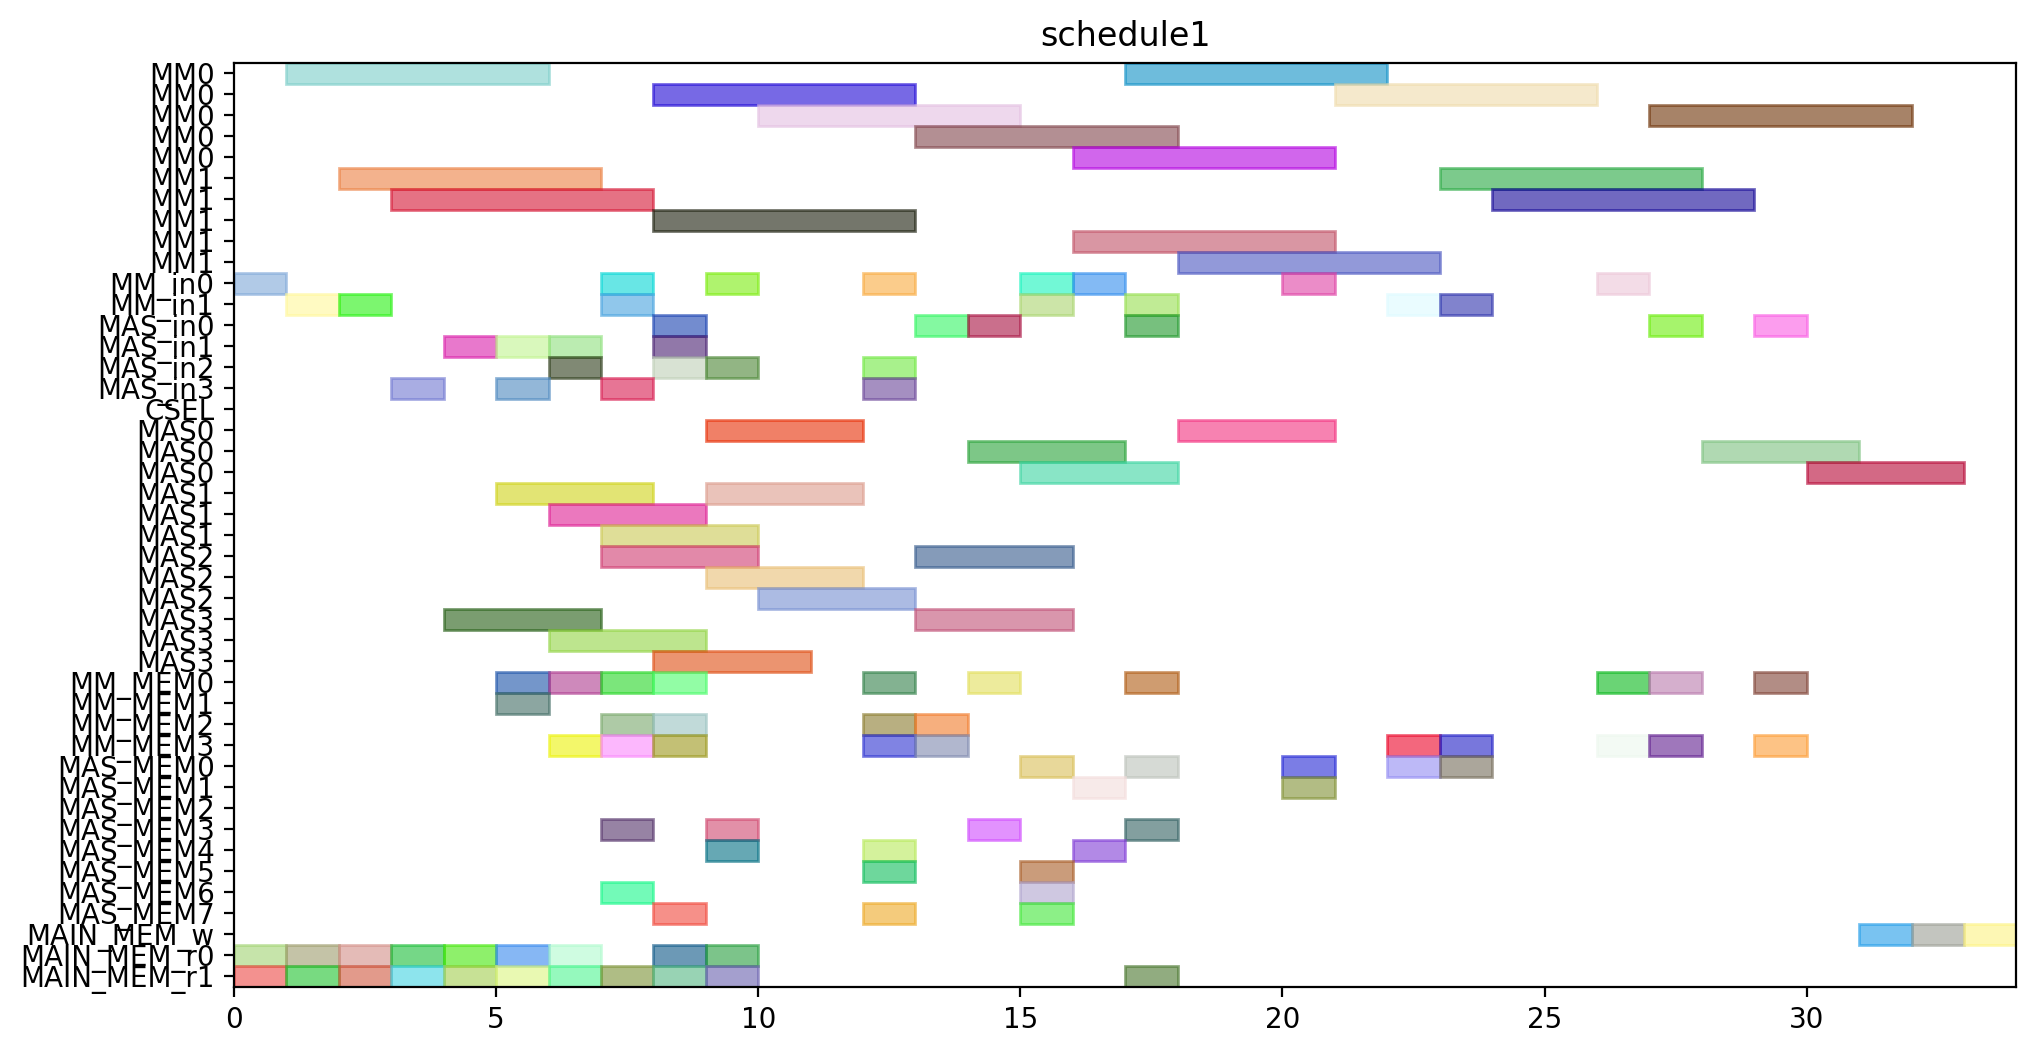

Generate this figure with Python:
from pyschedule import Scenario, solvers, plotters, alt


def solve():
	horizon = 146
	S = Scenario("schedule1", horizon=horizon)

	# resource
	MM = S.Resources('MM', num=2, size=5)
	MM_in = S.Resources('MM_in', num=2)
	MAS_in = S.Resources('MAS_in', num=4)
	CSEL = S.Resource('CSEL')
	MAS = S.Resources('MAS', num=4, size=3, periods=range(1, horizon))
	MM_MEM = S.Resources('MM_MEM', num=4)
	MAS_MEM = S.Resources('MAS_MEM', num=8)
	MAIN_MEM_w = S.Resource('MAIN_MEM_w', size=1)
	MAIN_MEM_r = S.Resources('MAIN_MEM_r', num=2)

	# result of previous scheduling
	t0_in = S.Task('t0_in', length=1, delay_cost=1)
	S += t0_in >= 0
	t0_in += MM_in[0]

	t0_mem0 = S.Task('t0_mem0', length=1, delay_cost=1)
	S += t0_mem0 >= 0
	t0_mem0 += MAIN_MEM_r[0]

	t0_mem1 = S.Task('t0_mem1', length=1, delay_cost=1)
	S += t0_mem1 >= 0
	t0_mem1 += MAIN_MEM_r[1]

	t0 = S.Task('t0', length=5, delay_cost=1)
	S += t0 >= 1
	t0 += MM[0]

	t2_in = S.Task('t2_in', length=1, delay_cost=1)
	S += t2_in >= 1
	t2_in += MM_in[1]

	t2_mem0 = S.Task('t2_mem0', length=1, delay_cost=1)
	S += t2_mem0 >= 1
	t2_mem0 += MAIN_MEM_r[0]

	t2_mem1 = S.Task('t2_mem1', length=1, delay_cost=1)
	S += t2_mem1 >= 1
	t2_mem1 += MAIN_MEM_r[1]

	t1_in = S.Task('t1_in', length=1, delay_cost=1)
	S += t1_in >= 2
	t1_in += MM_in[1]

	t1_mem0 = S.Task('t1_mem0', length=1, delay_cost=1)
	S += t1_mem0 >= 2
	t1_mem0 += MAIN_MEM_r[0]

	t1_mem1 = S.Task('t1_mem1', length=1, delay_cost=1)
	S += t1_mem1 >= 2
	t1_mem1 += MAIN_MEM_r[1]

	t2 = S.Task('t2', length=5, delay_cost=1)
	S += t2 >= 2
	t2 += MM[1]

	t1 = S.Task('t1', length=5, delay_cost=1)
	S += t1 >= 3
	t1 += MM[1]

	t3_in = S.Task('t3_in', length=1, delay_cost=1)
	S += t3_in >= 3
	t3_in += MAS_in[3]

	t3_mem0 = S.Task('t3_mem0', length=1, delay_cost=1)
	S += t3_mem0 >= 3
	t3_mem0 += MAIN_MEM_r[0]

	t3_mem1 = S.Task('t3_mem1', length=1, delay_cost=1)
	S += t3_mem1 >= 3
	t3_mem1 += MAIN_MEM_r[1]

	t3 = S.Task('t3', length=3, delay_cost=1)
	S += t3 >= 4
	t3 += MAS[3]

	t4_in = S.Task('t4_in', length=1, delay_cost=1)
	S += t4_in >= 4
	t4_in += MAS_in[1]

	t4_mem0 = S.Task('t4_mem0', length=1, delay_cost=1)
	S += t4_mem0 >= 4
	t4_mem0 += MAIN_MEM_r[0]

	t4_mem1 = S.Task('t4_mem1', length=1, delay_cost=1)
	S += t4_mem1 >= 4
	t4_mem1 += MAIN_MEM_r[1]

	t14_in = S.Task('t14_in', length=1, delay_cost=1)
	S += t14_in >= 5
	t14_in += MAS_in[1]

	t14_mem0 = S.Task('t14_mem0', length=1, delay_cost=1)
	S += t14_mem0 >= 5
	t14_mem0 += MAIN_MEM_r[0]

	t14_mem1 = S.Task('t14_mem1', length=1, delay_cost=1)
	S += t14_mem1 >= 5
	t14_mem1 += MAIN_MEM_r[1]

	t18_in = S.Task('t18_in', length=1, delay_cost=1)
	S += t18_in >= 5
	t18_in += MAS_in[3]

	t18_mem0 = S.Task('t18_mem0', length=1, delay_cost=1)
	S += t18_mem0 >= 5
	t18_mem0 += MM_MEM[0]

	t18_mem1 = S.Task('t18_mem1', length=1, delay_cost=1)
	S += t18_mem1 >= 5
	t18_mem1 += MM_MEM[1]

	t4 = S.Task('t4', length=3, delay_cost=1)
	S += t4 >= 5
	t4 += MAS[1]

	t13_in = S.Task('t13_in', length=1, delay_cost=1)
	S += t13_in >= 6
	t13_in += MAS_in[2]

	t13_mem0 = S.Task('t13_mem0', length=1, delay_cost=1)
	S += t13_mem0 >= 6
	t13_mem0 += MAIN_MEM_r[0]

	t13_mem1 = S.Task('t13_mem1', length=1, delay_cost=1)
	S += t13_mem1 >= 6
	t13_mem1 += MAIN_MEM_r[1]

	t14 = S.Task('t14', length=3, delay_cost=1)
	S += t14 >= 6
	t14 += MAS[1]

	t16_in = S.Task('t16_in', length=1, delay_cost=1)
	S += t16_in >= 6
	t16_in += MAS_in[1]

	t16_mem0 = S.Task('t16_mem0', length=1, delay_cost=1)
	S += t16_mem0 >= 6
	t16_mem0 += MM_MEM[0]

	t16_mem1 = S.Task('t16_mem1', length=1, delay_cost=1)
	S += t16_mem1 >= 6
	t16_mem1 += MM_MEM[3]

	t18 = S.Task('t18', length=3, delay_cost=1)
	S += t18 >= 6
	t18 += MAS[3]

	t13 = S.Task('t13', length=3, delay_cost=1)
	S += t13 >= 7
	t13 += MAS[2]

	t16 = S.Task('t16', length=3, delay_cost=1)
	S += t16 >= 7
	t16 += MAS[1]

	t20_in = S.Task('t20_in', length=1, delay_cost=1)
	S += t20_in >= 7
	t20_in += MM_in[1]

	t20_mem0 = S.Task('t20_mem0', length=1, delay_cost=1)
	S += t20_mem0 >= 7
	t20_mem0 += MM_MEM[2]

	t20_mem1 = S.Task('t20_mem1', length=1, delay_cost=1)
	S += t20_mem1 >= 7
	t20_mem1 += MAIN_MEM_r[1]

	t5_in = S.Task('t5_in', length=1, delay_cost=1)
	S += t5_in >= 7
	t5_in += MM_in[0]

	t5_mem0 = S.Task('t5_mem0', length=1, delay_cost=1)
	S += t5_mem0 >= 7
	t5_mem0 += MAS_MEM[6]

	t5_mem1 = S.Task('t5_mem1', length=1, delay_cost=1)
	S += t5_mem1 >= 7
	t5_mem1 += MAS_MEM[3]

	t6_in = S.Task('t6_in', length=1, delay_cost=1)
	S += t6_in >= 7
	t6_in += MAS_in[3]

	t6_mem0 = S.Task('t6_mem0', length=1, delay_cost=1)
	S += t6_mem0 >= 7
	t6_mem0 += MM_MEM[0]

	t6_mem1 = S.Task('t6_mem1', length=1, delay_cost=1)
	S += t6_mem1 >= 7
	t6_mem1 += MM_MEM[3]

	t11_in = S.Task('t11_in', length=1, delay_cost=1)
	S += t11_in >= 8
	t11_in += MAS_in[1]

	t11_mem0 = S.Task('t11_mem0', length=1, delay_cost=1)
	S += t11_mem0 >= 8
	t11_mem0 += MM_MEM[2]

	t11_mem1 = S.Task('t11_mem1', length=1, delay_cost=1)
	S += t11_mem1 >= 8
	t11_mem1 += MM_MEM[3]

	t19_in = S.Task('t19_in', length=1, delay_cost=1)
	S += t19_in >= 8
	t19_in += MAS_in[0]

	t19_mem0 = S.Task('t19_mem0', length=1, delay_cost=1)
	S += t19_mem0 >= 8
	t19_mem0 += MM_MEM[0]

	t19_mem1 = S.Task('t19_mem1', length=1, delay_cost=1)
	S += t19_mem1 >= 8
	t19_mem1 += MAS_MEM[7]

	t20 = S.Task('t20', length=5, delay_cost=1)
	S += t20 >= 8
	t20 += MM[1]

	t5 = S.Task('t5', length=5, delay_cost=1)
	S += t5 >= 8
	t5 += MM[0]

	t6 = S.Task('t6', length=3, delay_cost=1)
	S += t6 >= 8
	t6 += MAS[3]

	t8_in = S.Task('t8_in', length=1, delay_cost=1)
	S += t8_in >= 8
	t8_in += MAS_in[2]

	t8_mem0 = S.Task('t8_mem0', length=1, delay_cost=1)
	S += t8_mem0 >= 8
	t8_mem0 += MAIN_MEM_r[0]

	t8_mem1 = S.Task('t8_mem1', length=1, delay_cost=1)
	S += t8_mem1 >= 8
	t8_mem1 += MAIN_MEM_r[1]

	t11 = S.Task('t11', length=3, delay_cost=1)
	S += t11 >= 9
	t11 += MAS[1]

	t15_in = S.Task('t15_in', length=1, delay_cost=1)
	S += t15_in >= 9
	t15_in += MM_in[0]

	t15_mem0 = S.Task('t15_mem0', length=1, delay_cost=1)
	S += t15_mem0 >= 9
	t15_mem0 += MAS_MEM[4]

	t15_mem1 = S.Task('t15_mem1', length=1, delay_cost=1)
	S += t15_mem1 >= 9
	t15_mem1 += MAS_MEM[3]

	t19 = S.Task('t19', length=3, delay_cost=1)
	S += t19 >= 9
	t19 += MAS[0]

	t8 = S.Task('t8', length=3, delay_cost=1)
	S += t8 >= 9
	t8 += MAS[2]

	t9_in = S.Task('t9_in', length=1, delay_cost=1)
	S += t9_in >= 9
	t9_in += MAS_in[2]

	t9_mem0 = S.Task('t9_mem0', length=1, delay_cost=1)
	S += t9_mem0 >= 9
	t9_mem0 += MAIN_MEM_r[0]

	t9_mem1 = S.Task('t9_mem1', length=1, delay_cost=1)
	S += t9_mem1 >= 9
	t9_mem1 += MAIN_MEM_r[1]

	t15 = S.Task('t15', length=5, delay_cost=1)
	S += t15 >= 10
	t15 += MM[0]

	t9 = S.Task('t9', length=3, delay_cost=1)
	S += t9 >= 10
	t9 += MAS[2]

	t10_in = S.Task('t10_in', length=1, delay_cost=1)
	S += t10_in >= 12
	t10_in += MM_in[0]

	t10_mem0 = S.Task('t10_mem0', length=1, delay_cost=1)
	S += t10_mem0 >= 12
	t10_mem0 += MAS_MEM[4]

	t10_mem1 = S.Task('t10_mem1', length=1, delay_cost=1)
	S += t10_mem1 >= 12
	t10_mem1 += MAS_MEM[5]

	t22_in = S.Task('t22_in', length=1, delay_cost=1)
	S += t22_in >= 12
	t22_in += MAS_in[2]

	t22_mem0 = S.Task('t22_mem0', length=1, delay_cost=1)
	S += t22_mem0 >= 12
	t22_mem0 += MM_MEM[2]

	t22_mem1 = S.Task('t22_mem1', length=1, delay_cost=1)
	S += t22_mem1 >= 12
	t22_mem1 += MM_MEM[3]

	t7_in = S.Task('t7_in', length=1, delay_cost=1)
	S += t7_in >= 12
	t7_in += MAS_in[3]

	t7_mem0 = S.Task('t7_mem0', length=1, delay_cost=1)
	S += t7_mem0 >= 12
	t7_mem0 += MM_MEM[0]

	t7_mem1 = S.Task('t7_mem1', length=1, delay_cost=1)
	S += t7_mem1 >= 12
	t7_mem1 += MAS_MEM[7]

	t10 = S.Task('t10', length=5, delay_cost=1)
	S += t10 >= 13
	t10 += MM[0]

	t21_in = S.Task('t21_in', length=1, delay_cost=1)
	S += t21_in >= 13
	t21_in += MAS_in[0]

	t21_mem0 = S.Task('t21_mem0', length=1, delay_cost=1)
	S += t21_mem0 >= 13
	t21_mem0 += MM_MEM[2]

	t21_mem1 = S.Task('t21_mem1', length=1, delay_cost=1)
	S += t21_mem1 >= 13
	t21_mem1 += MM_MEM[3]

	t22 = S.Task('t22', length=3, delay_cost=1)
	S += t22 >= 13
	t22 += MAS[2]

	t7 = S.Task('t7', length=3, delay_cost=1)
	S += t7 >= 13
	t7 += MAS[3]

	t17_in = S.Task('t17_in', length=1, delay_cost=1)
	S += t17_in >= 14
	t17_in += MAS_in[0]

	t17_mem0 = S.Task('t17_mem0', length=1, delay_cost=1)
	S += t17_mem0 >= 14
	t17_mem0 += MM_MEM[0]

	t17_mem1 = S.Task('t17_mem1', length=1, delay_cost=1)
	S += t17_mem1 >= 14
	t17_mem1 += MAS_MEM[3]

	t21 = S.Task('t21', length=3, delay_cost=1)
	S += t21 >= 14
	t21 += MAS[0]

	t17 = S.Task('t17', length=3, delay_cost=1)
	S += t17 >= 15
	t17 += MAS[0]

	t25_in = S.Task('t25_in', length=1, delay_cost=1)
	S += t25_in >= 15
	t25_in += MM_in[0]

	t25_mem0 = S.Task('t25_mem0', length=1, delay_cost=1)
	S += t25_mem0 >= 15
	t25_mem0 += MAS_MEM[6]

	t25_mem1 = S.Task('t25_mem1', length=1, delay_cost=1)
	S += t25_mem1 >= 15
	t25_mem1 += MAS_MEM[5]

	t28_in = S.Task('t28_in', length=1, delay_cost=1)
	S += t28_in >= 15
	t28_in += MM_in[1]

	t28_mem0 = S.Task('t28_mem0', length=1, delay_cost=1)
	S += t28_mem0 >= 15
	t28_mem0 += MAS_MEM[0]

	t28_mem1 = S.Task('t28_mem1', length=1, delay_cost=1)
	S += t28_mem1 >= 15
	t28_mem1 += MAS_MEM[7]

	t25 = S.Task('t25', length=5, delay_cost=1)
	S += t25 >= 16
	t25 += MM[0]

	t27_in = S.Task('t27_in', length=1, delay_cost=1)
	S += t27_in >= 16
	t27_in += MM_in[0]

	t27_mem0 = S.Task('t27_mem0', length=1, delay_cost=1)
	S += t27_mem0 >= 16
	t27_mem0 += MAS_MEM[4]

	t27_mem1 = S.Task('t27_mem1', length=1, delay_cost=1)
	S += t27_mem1 >= 16
	t27_mem1 += MAS_MEM[1]

	t28 = S.Task('t28', length=5, delay_cost=1)
	S += t28 >= 16
	t28 += MM[1]

	t12_in = S.Task('t12_in', length=1, delay_cost=1)
	S += t12_in >= 17
	t12_in += MAS_in[0]

	t12_mem0 = S.Task('t12_mem0', length=1, delay_cost=1)
	S += t12_mem0 >= 17
	t12_mem0 += MM_MEM[0]

	t12_mem1 = S.Task('t12_mem1', length=1, delay_cost=1)
	S += t12_mem1 >= 17
	t12_mem1 += MAS_MEM[3]

	t23_in = S.Task('t23_in', length=1, delay_cost=1)
	S += t23_in >= 17
	t23_in += MM_in[1]

	t23_mem0 = S.Task('t23_mem0', length=1, delay_cost=1)
	S += t23_mem0 >= 17
	t23_mem0 += MAS_MEM[0]

	t23_mem1 = S.Task('t23_mem1', length=1, delay_cost=1)
	S += t23_mem1 >= 17
	t23_mem1 += MAIN_MEM_r[1]

	t27 = S.Task('t27', length=5, delay_cost=1)
	S += t27 >= 17
	t27 += MM[0]

	t12 = S.Task('t12', length=3, delay_cost=1)
	S += t12 >= 18
	t12 += MAS[0]

	t23 = S.Task('t23', length=5, delay_cost=1)
	S += t23 >= 18
	t23 += MM[1]

	t29_in = S.Task('t29_in', length=1, delay_cost=1)
	S += t29_in >= 20
	t29_in += MM_in[0]

	t29_mem0 = S.Task('t29_mem0', length=1, delay_cost=1)
	S += t29_mem0 >= 20
	t29_mem0 += MAS_MEM[0]

	t29_mem1 = S.Task('t29_mem1', length=1, delay_cost=1)
	S += t29_mem1 >= 20
	t29_mem1 += MAS_MEM[1]

	t29 = S.Task('t29', length=5, delay_cost=1)
	S += t29 >= 21
	t29 += MM[0]


	# new tasks
	t24 = S.Task('t24', length=5, delay_cost=1)
	t24 += alt(MM)
	t24_in = S.Task('t24_in', length=1, delay_cost=1)
	t24_in += alt(MM_in)
	S += t24_in*MM_in[0]<=t24*MM[0]
	S += t24_in*MM_in[1]<=t24*MM[1]
	t24_mem0 = S.Task('t24_mem0', length=1, delay_cost=1)
	t24_mem0 += MAS_MEM[0]
	S += 20 < t24_mem0
	S += t24_mem0 <= t24

	t24_mem1 = S.Task('t24_mem1', length=1, delay_cost=1)
	t24_mem1 += MM_MEM[3]
	S += 22 < t24_mem1
	S += t24_mem1 <= t24

	t26 = S.Task('t26', length=5, delay_cost=1)
	t26 += alt(MM)
	t26_in = S.Task('t26_in', length=1, delay_cost=1)
	t26_in += alt(MM_in)
	S += t26_in*MM_in[0]<=t26*MM[0]
	S += t26_in*MM_in[1]<=t26*MM[1]
	t26_mem0 = S.Task('t26_mem0', length=1, delay_cost=1)
	t26_mem0 += MAS_MEM[0]
	S += 11 < t26_mem0
	S += t26_mem0 <= t26

	t26_mem1 = S.Task('t26_mem1', length=1, delay_cost=1)
	t26_mem1 += MM_MEM[3]
	S += 22 < t26_mem1
	S += t26_mem1 <= t26

	PZ_new = S.Task('PZ_new', length=5, delay_cost=1)
	PZ_new += alt(MM)
	PZ_new_in = S.Task('PZ_new_in', length=1, delay_cost=1)
	PZ_new_in += alt(MM_in)
	S += PZ_new_in*MM_in[0]<=PZ_new*MM[0]
	S += PZ_new_in*MM_in[1]<=PZ_new*MM[1]
	S += 0<PZ_new

	PZ_new_w = S.Task('PZ_new_w', length=1, delay_cost=1)
	PZ_new_w += alt(MAIN_MEM_w)
	S += PZ_new <= PZ_new_w

	PZ_new_mem0 = S.Task('PZ_new_mem0', length=1, delay_cost=1)
	PZ_new_mem0 += MM_MEM[0]
	S += 25 < PZ_new_mem0
	S += PZ_new_mem0 <= PZ_new

	PZ_new_mem1 = S.Task('PZ_new_mem1', length=1, delay_cost=1)
	PZ_new_mem1 += MM_MEM[3]
	S += 20 < PZ_new_mem1
	S += PZ_new_mem1 <= PZ_new

	PX_new = S.Task('PX_new', length=3, delay_cost=1)
	PX_new += alt(MAS)
	PX_new_in = S.Task('PX_new_in', length=1, delay_cost=1)
	PX_new_in += alt(MAS_in)
	S += PX_new_in*MAS_in[0]<=PX_new*MAS[0]

	S += PX_new_in*MAS_in[1]<=PX_new*MAS[1]

	S += PX_new_in*MAS_in[2]<=PX_new*MAS[2]

	S += PX_new_in*MAS_in[3]<=PX_new*MAS[3]

	S += 0<PX_new

	PX_new_w = S.Task('PX_new_w', length=1, delay_cost=1)
	PX_new_w += alt(MAIN_MEM_w)
	S += PX_new <= PX_new_w

	PX_new_mem0 = S.Task('PX_new_mem0', length=1, delay_cost=1)
	PX_new_mem0 += MM_MEM[0]
	S += 20 < PX_new_mem0
	S += PX_new_mem0 <= PX_new

	PX_new_mem1 = S.Task('PX_new_mem1', length=1, delay_cost=1)
	PX_new_mem1 += alt(MM_MEM)
	S += (t24*MM[0])-1 < PX_new_mem1*MM_MEM[1]
	S += (t24*MM[1])-1 < PX_new_mem1*MM_MEM[3]
	S += PX_new_mem1 <= PX_new

	PY_new = S.Task('PY_new', length=3, delay_cost=1)
	PY_new += alt(MAS)
	PY_new_in = S.Task('PY_new_in', length=1, delay_cost=1)
	PY_new_in += alt(MAS_in)
	S += PY_new_in*MAS_in[0]<=PY_new*MAS[0]

	S += PY_new_in*MAS_in[1]<=PY_new*MAS[1]

	S += PY_new_in*MAS_in[2]<=PY_new*MAS[2]

	S += PY_new_in*MAS_in[3]<=PY_new*MAS[3]

	S += 0<PY_new

	PY_new_w = S.Task('PY_new_w', length=1, delay_cost=1)
	PY_new_w += alt(MAIN_MEM_w)
	S += PY_new <= PY_new_w

	PY_new_mem0 = S.Task('PY_new_mem0', length=1, delay_cost=1)
	PY_new_mem0 += MM_MEM[0]
	S += 21 < PY_new_mem0
	S += PY_new_mem0 <= PY_new

	PY_new_mem1 = S.Task('PY_new_mem1', length=1, delay_cost=1)
	PY_new_mem1 += alt(MM_MEM)
	S += (t26*MM[0])-1 < PY_new_mem1*MM_MEM[1]
	S += (t26*MM[1])-1 < PY_new_mem1*MM_MEM[3]
	S += PY_new_mem1 <= PY_new

	solvers.mip.solve(S,msg=1,kind='CPLEX',ratio_gap=1.01)

	solution = [['hoge']*len(S.solution()[1]) for i in range(len(S.solution()))]
	for i in range(len(S.solution())):
		for j in range(len(S.solution()[i])):
			solution[i][j]=str(S.solution()[i][j])
	print(solution)

	cycles = int(solution[-1][3])

	pic_file_name = "/mnt/rose/usr1/fukuda/ABE/multiRAM_multiMAS_16mux/scheduling_result/stage5MM2_stage3MAS4/EP_ADD_A_0/schedule1.png"
	if(S.solution() != []):
		plotters.matplotlib.plot(S,img_filename=pic_file_name, show_task_labels=False, fig_size=(cycles*0.25+3, 6))

	return solution
